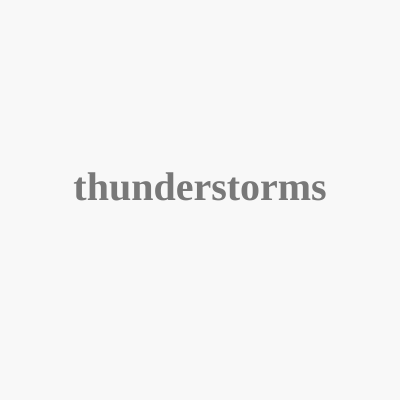
Frame 1 (no input)
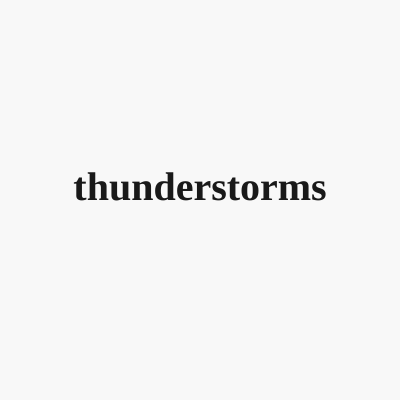
Frame 60 (no input)
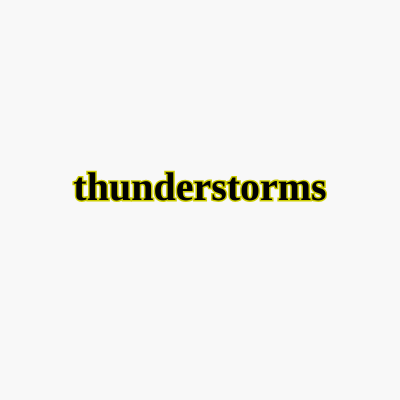
Frame 120 (the mouse pressed at the canvas centre since frame 60)

The p5.js sketch that drew these frames (run headless with seeded random() and noise() and a simulated clock; from frame 60 on, the mouse is pressed at the canvas centre):

// p5.js sketch
// ── sketch.js
function setup() {
  createCanvas(400, 400);

  background(248);
}

function draw() {

  fill(110+sin(frameCount*0.09)*110);
  if (mouseIsPressed) {
    stroke(205,205,0);
    strokeWeight(3);
  }
  else {
    noStroke();
  }
  textFont("Seravek");
  textSize(40);
  textStyle(BOLD);
  textAlign(CENTER);
  background(248);
  text("thunderstorms",400 / 2, 400 / 2);
  
}
